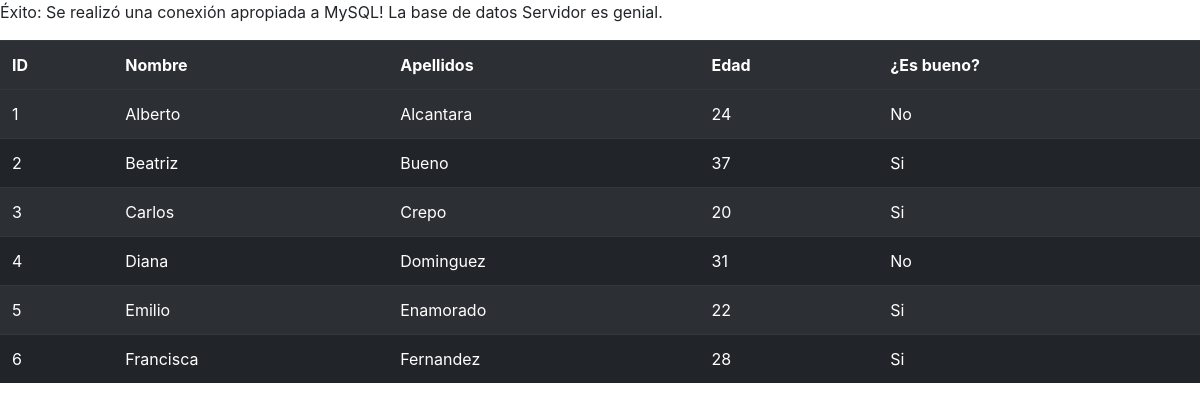
/Práctica/Ejercicio1/Ejercicio1.php, run on the app's committed database.
### tables this page shows
CREATE TABLE `ninios` (
  `idNinio` int(11) NOT NULL,
  `nombreNinio` varchar(45) DEFAULT NULL,
  `apellidosNinio` varchar(45) DEFAULT NULL,
  `fechaNacimientoNinio` date DEFAULT NULL,
  `comportamientoNinio` varchar(2) DEFAULT NULL
);

### Práctica/Ejercicio1/Ejercicio1.php (the view, shortened to what this page needs)
<!DOCTYPE html>
<html>
    <head>
        <link rel="stylesheet" href="https://maxcdn.bootstrapcdn.com/bootstrap/4.0.0/css/bootstrap.min.css"
>
    </head>
    <body>
        <table class="table table-striped table-dark">
            <tr>
                <th>ID</th>
                <th>Nombre</th>
                <th>Apellidos</th>
                <th>Edad</th>
                <th>¿Es bueno?</th>
            </tr>
            <tr>
    <?php
        $conexion = mysqli_connect("127.0.0.1", "root", "root", "PracticaPhp");
        if (!$conexion)
        {
            echo "<p>Error: No se pudo conectar a MySQL.</p>";
        }
        else
        {
            echo "<p>Éxito: Se realizó una conexión apropiada a MySQL! La base de datos Servidor es genial.</p>";
            $query = "SELECT idNinio as 'ID',
            nombreNinio as 'Nombre',
            apellidosNinio as 'Apellidos',
            TIMESTAMPDIFF(year, fechaNacimientoNinio, curdate()) as 'Edad',
            comportamientoNinio as '¿Es bueno?'
            FROM ninios
            ORDER BY 2 ASC";
            $res = mysqli_query($conexion, $query);
            while ($row = mysqli_fetch_row($res))
            {
                echo "<tr>";
                for($i = 0; $i < count($row); $i++)
                {
                     echo "<td>$row[$i]</td>";
                }
                echo "</tr>";
            }
        }
    ?>
        </table>
    </body>
</html>

### data on the page
ninios: idNinio "1", nombreNinio "Alberto", apellidosNinio "Alcantara", i "24", comportamientoNinio "No"
ninios: idNinio "2", nombreNinio "Beatriz", apellidosNinio "Bueno", i "37", comportamientoNinio "Si"
ninios: idNinio "3", nombreNinio "Carlos", apellidosNinio "Crepo", i "20", comportamientoNinio "Si"
ninios: idNinio "4", nombreNinio "Diana", apellidosNinio "Dominguez", i "31", comportamientoNinio "No"
ninios: idNinio "5", nombreNinio "Emilio", apellidosNinio "Enamorado", i "22", comportamientoNinio "Si"
ninios: idNinio "6", nombreNinio "Francisca", apellidosNinio "Fernandez", i "28", comportamientoNinio "Si"
